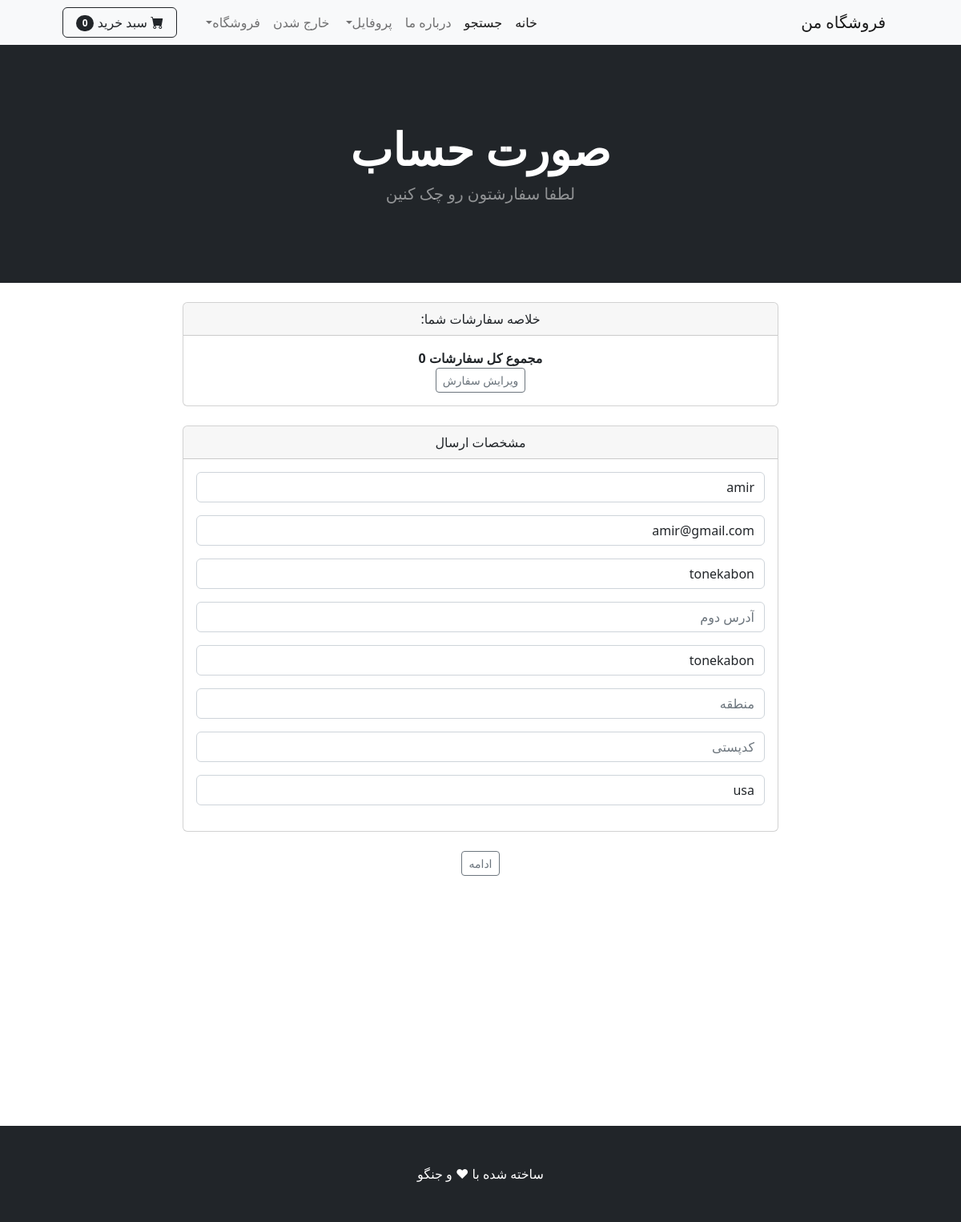
/payment/checkout/ (signed in), run on the app's committed database.
### payment/models.py (models this page shows, shortened)
class ShippingAddress(models.Model):
    user = models.ForeignKey(User, on_delete=models.CASCADE,null=True,blank=True)
    shipping_full_name = models.CharField(max_length=250)
    shipping_email = models.CharField(max_length=300)
    shipping_address1 = models.CharField(max_length=250,blank=True)
    shipping_address2 = models.CharField(max_length=250,blank=True,null=True)
    shipping_city = models.CharField(max_length=25,blank=True)
    shipping_state = models.CharField(max_length=25,blank=True,null=True)
    shipping_zipcode = models.CharField(max_length=25,blank=True,null=True)
    shipping_country = models.CharField(max_length=25,default='IRAN')
    class Meta:
        verbose_name_plural = 'Shipping Address'

### payment/views.py (the view)
# urls.py: path('checkout/',views.checkout, name="checkout"),
def checkout(request):
    cart = Cart(request)
    cart_products = cart.get_prods()
    quantities = cart.get_quants()
    total = cart.get_total()
    if request.user.is_authenticated:
        shipping_user = ShippingAddress.objects.get(user_id = request.user.id)
        shipping_form = ShippingForm(request.POST or None, instance=shipping_user)
        return render(request, 'payment/checkout.html',{'cart_products':cart_products,'quantities':quantities,'total':total,'shipping_form':shipping_form})
    else:
        shipping_form = ShippingForm(request.POST or None)
        return render(request, 'payment/checkout.html',{'cart_products':cart_products,'quantities':quantities,'total':total,'shipping_form':shipping_form})

### cart/cart.py (called while the page is built, shortened)
    def __len__(self):
        return len(self.cart)

    def get_prods(self):
        product_ids = self.cart.keys()
        products = Product.objects.filter(id__in=product_ids)
        return products

    def get_quants(self):
        quantities = self.cart
        return quantities

    def get_total(self):
        product_ids = self.cart.keys()
        products = Product.objects.filter(id__in = product_ids)
        total = 0
        return total

### cart/context_processors.py (called while the page is built)
def cart(request):
    return {'cart':Cart(request)}

### payment/templates/payment/checkout.html (shortened to what this page needs)
{% extends "base.html" %}
{% load static %}
{% load humanize %}
{% block content %}
<header class="bg-dark py-5">
    <div class="container px-4 px-lg-5 my-5">
        <div class="text-center text-white">
            <h1 class="display-4 fw-bolder">صورت حساب</h1>
            <p class="lead fw-normal text-white-50 mb-0">لطفا سفارشتون رو چک کنین</p>
        </div>
    </div>
</header>
<br>
<div class="container">
    <div class="row">
        <center>
            <div class="col-8">
                <div class="card">
                    <div class="card-header">
                        خلاصه سفارشات شما:
                    </div>
                    <div class="card-body">
                        <strong>مجموع کل سفارشات {{ total | intcomma }}</strong>
                        <br>
                        <a href="{% url 'cart_summary' %}" class="btn btn-sm btn-outline-secondary">ویرایش سفارش</a>
                    </div>
                </div>
                <br><div class="card">
                    <div class="card-header">
                        مشخصات ارسال
                    </div>
                    <div class="card-body">
                        <form action="{% url 'confirm_order' %}" method="POST">
                        {{ shipping_form.as_p }}
                    </div>
                </div>
            </div>
            <br>
            <button type="submit" class="btn btn-sm btn-outline-secondary">ادامه</button>
        </center>
    </div>
</div>
<br><br><br><br><br><br><br><br><br><br><br><br><br>
{% endblock %}

### data on the page
ShippingAddress: shipping_full_name "amir", shipping_email "amir@gmail.com", shipping_address1 "tonekabon", shipping_city "tonekabon", shipping_country "usa"

### other printed values
{{ cart|length }} "0"
{{ total | intcomma }} "0"
